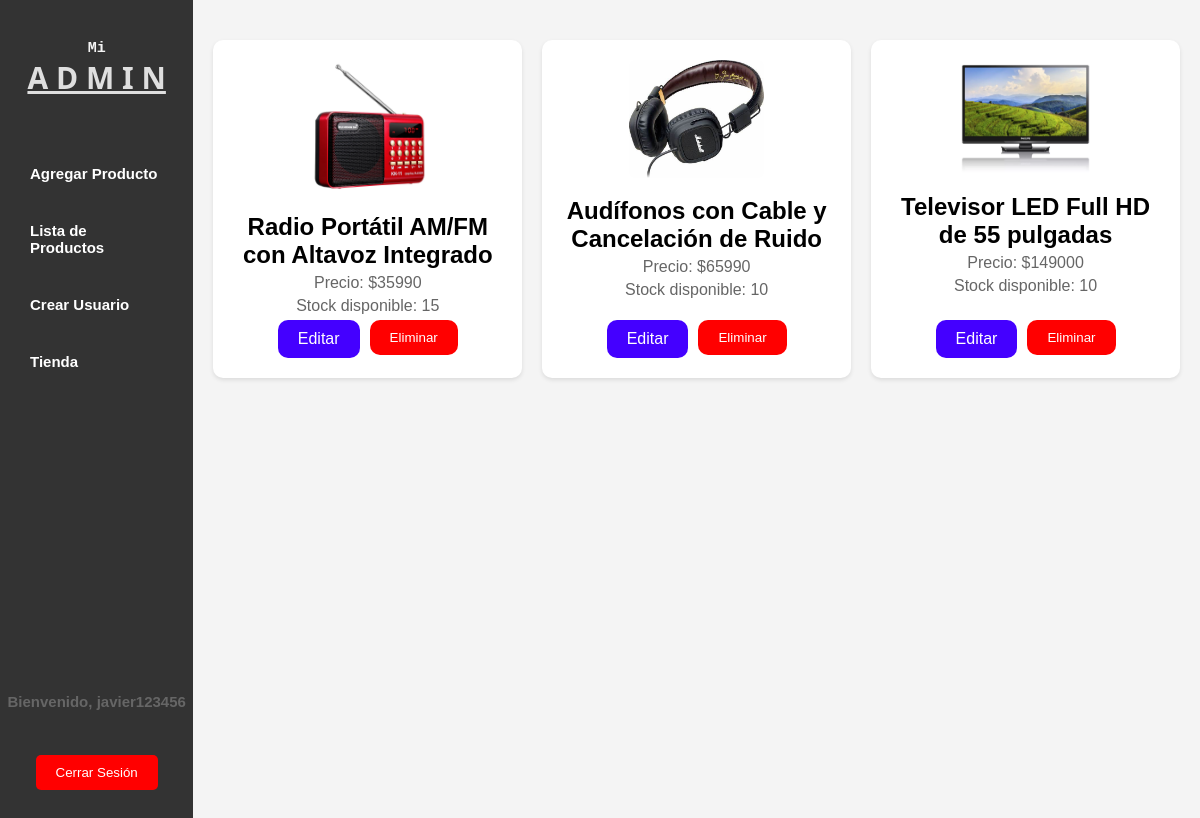
/tienda/lista-productos/ (signed in), run on the app's committed database.
### tienda/models.py (models this page shows, shortened)
class Producto(models.Model):
    nombre = models.CharField(max_length=100)
    descripcion = models.TextField()
    precio = models.DecimalField(max_digits=10, decimal_places=2)
    stock = models.PositiveIntegerField()
    imagen = models.ImageField(upload_to='productos/', blank=True, null=True)

### tienda/views.py (the view)
# urls.py: path('lista-productos/', views.lista_productos, name='lista_productos'),
@login_required
def lista_productos(request):
    productos = Producto.objects.all()
    return render(request, 'lista_productos.html', {'productos': productos})

### tienda/templates/lista_productos.html (shortened to what this page needs)
{% extends 'base.html' %}
{% block content %}
{% load static %}
<link rel="stylesheet" type="text/css" href="{% static 'css/productos.css' %}">
<div class="container2">
    <div class="productos-list">
        {% for producto in productos %}
        <div class="producto-card">
            <div class="producto-info">
                <div class="producto-img">
                    {% if producto.imagen %}
                    <img src="{{ producto.imagen.url }}" alt="{{ producto.nombre }}">
                    {% else %}
                    <img src="{% static 'img/placeholder.png' %}" alt="Placeholder">
                    {% endif %}
                </div>
                <div class="producto-details">
                    <h2>{{ producto.nombre }}</h2>
                    <p class="precio">Precio: ${{ producto.precio|floatformat:"0" }}</p>
                    <p class="stock">Stock disponible: {{ producto.stock }}</p>
                </div>
            </div>
            <div class="producto-actions">
                <a href="{% url 'editar_producto' producto.id %}" class="btn btn-primary btn_editar">Editar</a>
                <form action="{% url 'eliminar_producto' producto.id %}" method="post" style="display: inline;">
                    <button type="submit" class="btn btn-danger btn_eliminar">Eliminar</button>
                </form>
            </div>
        </div>
        {% empty %}
        <p>No hay productos disponibles.</p>
        {% endfor %}
    </div>
</div>
{% endblock %}

### tienda/templates/base.html (shortened to what this page needs)
<!DOCTYPE html>
<html>
<head>
    {% load static %}
    <link rel="stylesheet" type="text/css" href="{% static 'css/styleDash.css' %}">
</head>
<body>
    <div class="container">
        <aside class="sidebar">
            <div class="logo">
                <h1>Mi<br><span>A D M I N</span></h1>
            </div>
            <ul>
                <li><a href="{% url 'agregar_producto' %}">Agregar Producto</a></li>
                <li><a href="{% url 'lista_productos' %}">Lista de Productos</a></li>
                <li><a href="{% url 'crear_admin' %}">Crear Usuario</a></li>
                <li><a href="{% url 'home' %}">Tienda</a></li>
            </ul>
            <div class="username">
                {% if request.user.is_authenticated %}
                    <p>Bienvenido, {{ request.user.username }}</p>
                {% endif %}
            </div>
            <div class="logout">
                <form action="{% url 'logout' %}" method="post">
                    <button type="submit">Cerrar Sesión</button>
                </form>
            </div>
        </aside>
        <main class="content">
            {% block content %}
            {% endblock %}
        </main>
    </div>
</body>
</html>

### tienda/static/css/styleDash.css (style rules this page uses)
body { font-family: Arial, sans-serif; background-color: #f4f4f4; margin: 0; padding: 0; display: flex; height: 100vh; }
.container { display: flex; width: 100%; }
.sidebar { width: 200px; background-color: #333; color: #fff; height: 100vh; display: flex; flex-direction: column; justify-content: space-between; padding-top: 20px; font-size: 15px; font-weight: bold; }
.logo { text-align: center; margin-bottom: 20px; }
.logo h1 { color: #f4f4f4; font-size: 15px; font-family: 'Courier New', Courier, monospace; }
.logo span { font-size: 30px; font-family: system-ui, -apple-system, BlinkMacSystemFont, 'Segoe UI', Roboto, Oxygen, Ubuntu, Cantarell, 'Open Sans', 'Helvetica Neue', sans-serif; color: rgb(223, 223, 223); text-decoration: underline; }
.sidebar ul { list-style: none; padding: 0; flex-grow: 1; }
.sidebar ul li { padding: 10px; transition: background-color 0.5s ease; }
.sidebar ul li a { color: #fff; text-decoration: none; display: block; padding: 10px 20px; }
.logout { padding: 10px 20px; text-align: center; margin-bottom: 20px; }
.content { flex-grow: 1; padding: 20px; }
h1 { color: #333; text-align: center; margin-top: 20px; }
p { color: #666; text-align: center; }
.logout form { margin-top: 20px; }
.logout button { padding: 10px 20px; background-color: #ff0000; color: #fff; border: none; border-radius: 5px; cursor: pointer; transition: background-color 0.3s ease; }

### tienda/static/css/productos.css (style rules this page uses)
.productos-list { display: grid; gap: 20px; margin-top: 20px; max-width: 1000px; width: 100%; grid-template-columns: repeat(auto-fill, minmax(250px, 1fr)); }
.producto-card { display: flex; flex-direction: column; align-items: center; padding: 20px; background-color: #fff; border-radius: 10px; box-shadow: 0 2px 4px rgba(0, 0, 0, 0.1); }
.producto-img img { width: 50%; max-width: 100%; height: auto; border-radius: 8px; object-fit: cover; margin-bottom: 10px; }
.producto-info { text-align: center; }
.producto-info h2, .producto-info p { margin: 5px 0; }
.producto-actions { margin-top: auto; display: flex; justify-content: center; }
.producto-actions .btn { margin: 0 5px; padding: 10px 20px; text-decoration: none; color: #fff; cursor: pointer; border: none; border-radius: 10px; }
.btn_editar { background-color: #4400ff; }
.btn_eliminar { background-color: #ff0000; }

### data on the page
Producto: imagen (picture), nombre "Radio Portátil AM/FM con Altavoz Integrado", precio "35990", stock "15"
Producto: imagen (picture), nombre "Audífonos con Cable y Cancelación de Ruido", precio "65990", stock "10"
Producto: imagen (picture), nombre "Televisor LED Full HD de 55 pulgadas", precio "149000", stock "10"

### other printed values
{{ request.user.username }} "javier123456"
